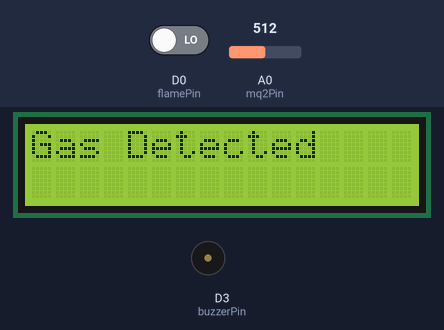
This sketch was run on a simulated ESP8266 (NodeMCU). Shown: 16×2 character LCD, buzzer (waves = sounding, pin HIGH). The test bench sets the inputs (shaded band); at power-on: A0 (mq2Pin) = 512, D0 (flamePin) LOW. What the sketch prints to the serial monitor is not drawn.

Above: at 5.3 s.
5.4 s: A0 (mq2Pin) set to 481
At 8.4 s:
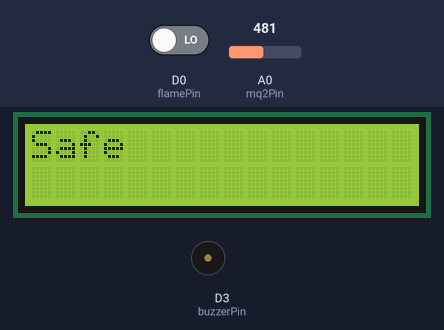
9.1 s: D0 (flamePin) driven HIGH
At 11.3 s:
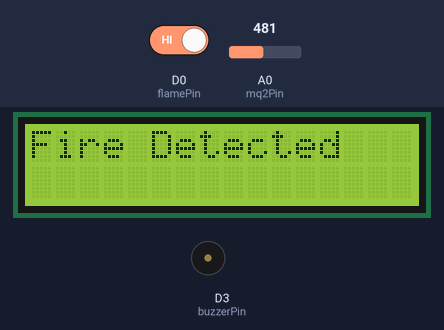
16.6 s: D0 (flamePin) driven LOW
At 18.7 s:
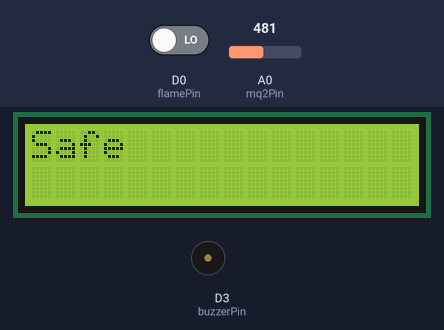
20.3 s: A0 (mq2Pin) set to 510
At 22.6 s:
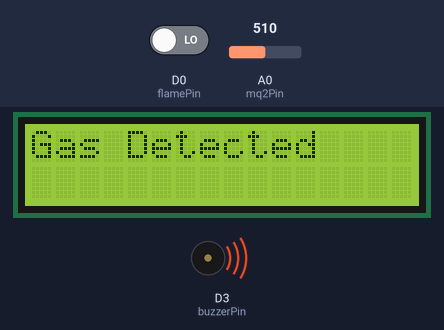
27.7 s: A0 (mq2Pin) set to 490
At 29.1 s:
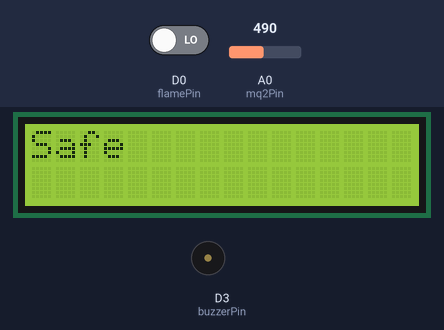
Timing chart, 0 to 30.7 s (numbered marks = the images above; inputs shaded):
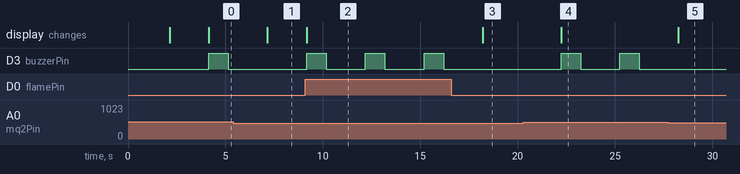

The sketch:

alarm_kebakaran.ino
```cpp
#include <Wire.h>
#include <hd44780.h>
#include <hd44780ioClass/hd44780_I2Cexp.h>
#include <ThingerESP8266.h>
#include <ESP8266WiFi.h>

// Konfigurasi WiFi
#define SSID "V"
#define PASSWORD "123456789"

// Konfigurasi Thinger.io
#define USERNAME "bilqis"
#define DEVICE_ID "alarm_kebakaran"
#define DEVICE_CREDENTIAL "E89L5N_9nZcyB5v7"

// Inisialisasi objek hd44780_I2Cexp dengan alamat I2C dan ukuran LCD
hd44780_I2Cexp lcd;

const int mq2Pin = A0;     // Pin sensor MQ-2
const int flamePin = D0;   // Pin sensor flame
const int buzzerPin = D3;  // Pin buzzer

ThingerESP8266 thing(USERNAME, DEVICE_ID, DEVICE_CREDENTIAL);

// Variabel untuk menyimpan status dan nilai-nilai
String statusText = "Safe";
int mq2Value = 0;
int flameValue = 0;

void setup() {
  Serial.begin(9600);

  lcd.begin(16, 2);  // Inisialisasi LCD dengan 16 kolom dan 2 baris
  lcd.print("Prototipe Fire Alarm NodeMCU");  // Teks selamat datang
  lcd.setCursor(0, 1);
  lcd.print("ESP8266 dengan Notifikasi Telegram");
  delay(2000);

  pinMode(mq2Pin, INPUT);
  pinMode(flamePin, INPUT);
  pinMode(buzzerPin, OUTPUT);

  lcd.clear();  // Bersihkan layar LCD
  lcd.print("Ready");
  lcd.setCursor(0, 1);
  lcd.print("For Detect");
  delay(2000);

  // Menghubungkan ke jaringan WiFi
  thing.add_wifi(SSID, PASSWORD);

  // Menambahkan resource status ke Thinger.io
  thing["status"] >> [](pson& out) {
    out["statusText"] = statusText;
    out["mq2Value"] = mq2Value;
    out["flameValue"] = flameValue;
  };
}

void loop() {
  lcd.clear();  // Bersihkan layar LCD

  Serial.print("MQ-2 Value: ");
  mq2Value = analogRead(mq2Pin);       // Baca nilai analog dari sensor MQ-2
  Serial.println(mq2Value);

  Serial.print("Flame Value: ");
  flameValue = digitalRead(flamePin);  // Baca nilai digital dari sensor flame
  Serial.println(flameValue);

  if (mq2Value >= 500) {
    // Terdeteksi asap
    statusText = "Gas Detected";
    lcd.print("Gas Detected");
    digitalWrite(buzzerPin, HIGH);  // Nyalakan buzzer
    thing.call_endpoint("FireAlarm");
    delay(1000);
    digitalWrite(buzzerPin, LOW);   // Matikan buzzer
    delay(1000);
  } else if (flameValue == HIGH) {
    // Terdeteksi Api
    statusText = "Fire Detected";
    lcd.print("Fire Detected");
    digitalWrite(buzzerPin, HIGH);  // Nyalakan buzzer
    thing.call_endpoint("flame_detect");
    delay(1000);
    digitalWrite(buzzerPin, LOW);   // Matikan buzzer
    delay(1000);
  } else {
    // Tidak ada deteksi
    statusText = "Safe";
    lcd.print("Safe");
    delay(1000);
  }

  // Kirim data ke Thinger.io
  thing.handle();

  delay(1000);
}
```

Measured:
- the behaviour switches between 500 and 499 on A0 (mq2Pin) (found by bisection; images 0 and 1)
- after the input at 5.4 s, D3 (buzzerPin): stays LOW (without the input it goes to HIGH after 1.8 s); the display: changes after 1.8 s (image 1)
- after the input at 9.1 s, D3 (buzzerPin): alternates HIGH for 1.0 s and LOW for 2.0 s, starting after 0.08 s; the display: changes after 0.08 s (image 2)
- after the input at 16.6 s, D3 (buzzerPin): stays LOW (without the input it goes to HIGH after 1.6 s); the display: changes after 1.6 s (image 3)
- after the input at 20.3 s, D3 (buzzerPin): alternates HIGH for 1.0 s and LOW for 2.0 s, starting after 1.9 s; the display: changes after 1.9 s (image 4)
- after the input at 27.7 s, D3 (buzzerPin): stops changing and stays LOW; the display: changes after 0.56 s (image 5)
